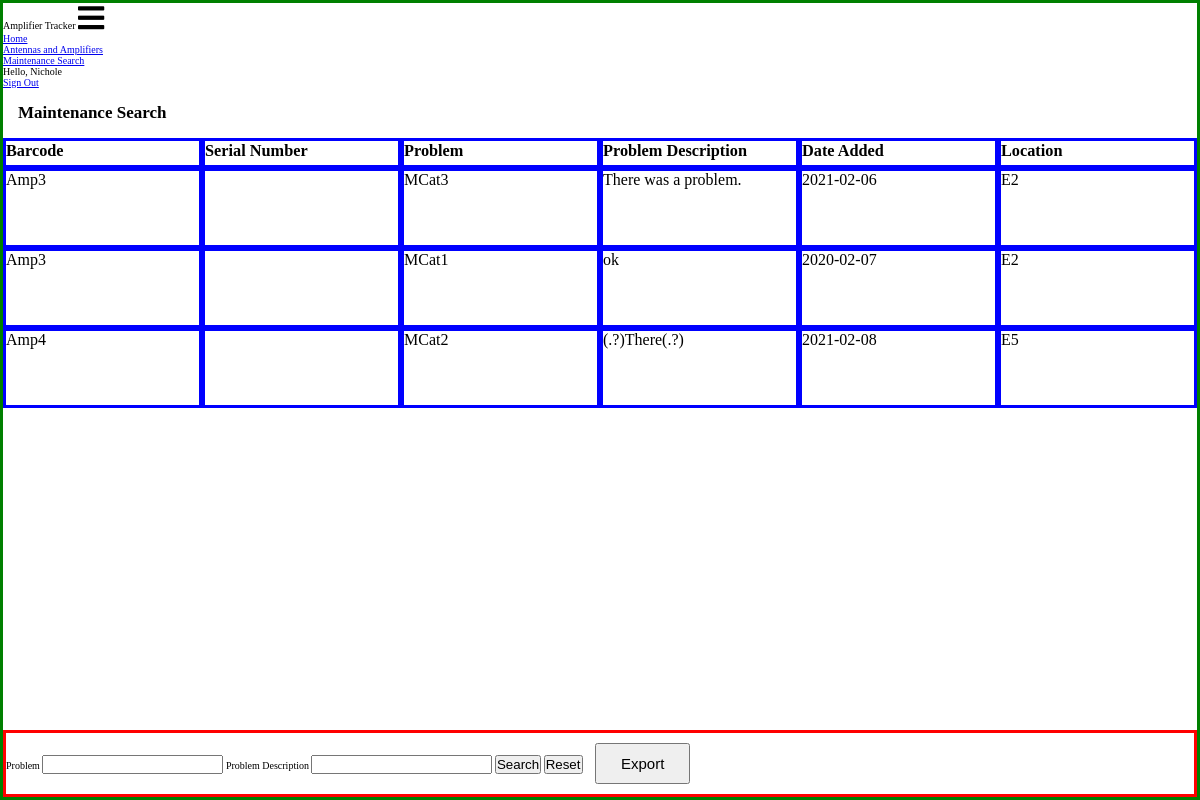
The page /maintenance/search.php (signed in) on the database as committed earlier.
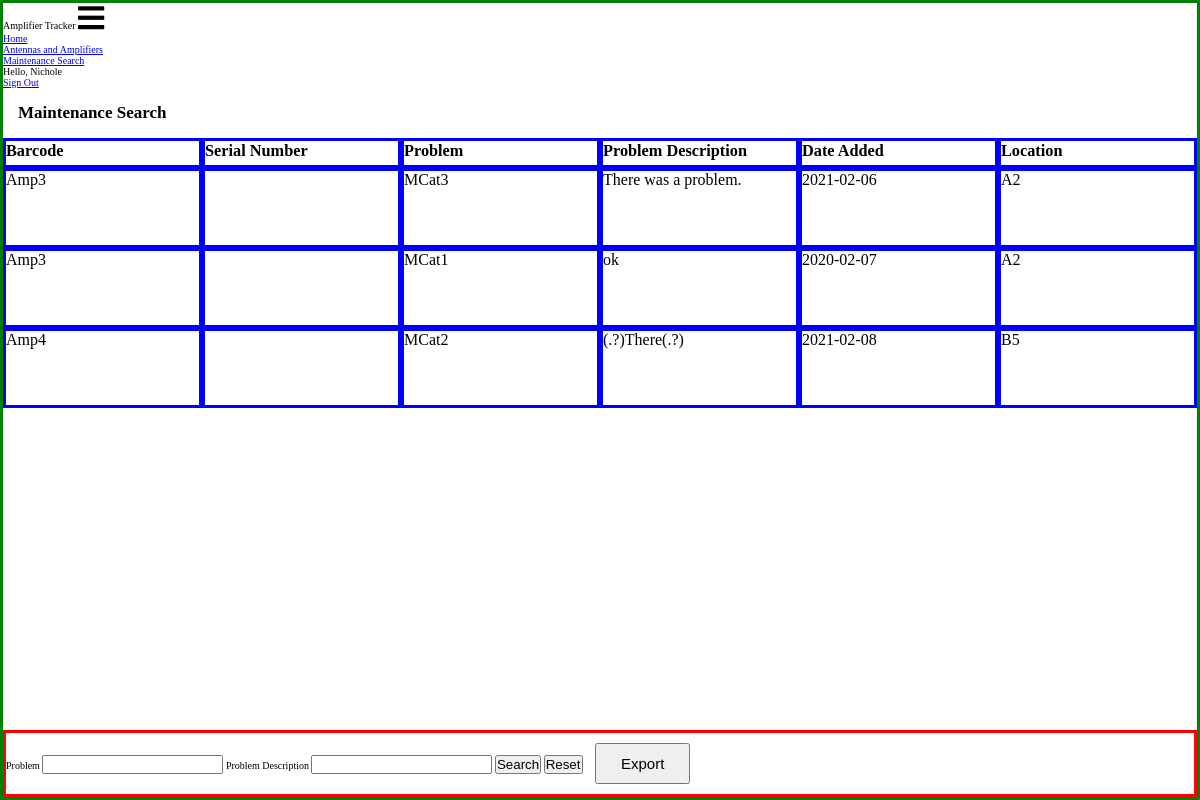
The same page on the database as committed later.
### tables this page shows
CREATE TABLE MaintenanceLog (
    LogId int NOT NULL AUTO_INCREMENT,
    Barcode varchar(6) NOT NULL,
    ProbDescription MediumText,
    DateAdded Date,
    Problem varchar(10),
    PRIMARY KEY (LogId),
    FOREIGN KEY (Problem) REFERENCES MaintenanceCategories (Problem)
);

CREATE TABLE AmpsAndAnt (
    Barcode varchar(6) NOT NULL,
    StartFrequencyRange int DEFAULT 0,
    EndFrequencyRange int DEFAULT 0,
    ModelNumber varchar(20),
    Manufacturer varchar(40),
    SerialNumber int,
    Type varchar(9) NOT NULL,
    Location varchar(6) NOT NULL,
    PRIMARY KEY (Barcode),
    FOREIGN KEY (Location) REFERENCES Location(Location),
    FOREIGN KEY (Type) REFERENCES EquipType(Type)
);

### database-connector.php (called while the page is built, shortened)
<?php
    class DatabaseConnector {
        private $con;
        function getCon() {
            return $this->con;
        }
        function connect() {
            $this->con = mysqli_connect(self::HOST, self::USERNAME, self::PASSWORD, self::DATABASE);
            return mysqli_connect_errno() ? "Unable to access resources. Please try again later." : "";
        }
    }
?>

### maintenance/search-util.php (the view, shortened to what this page needs)
<?php
    require_once dirname(__DIR__)."/database-connector.php";
    function getAllMaintenance() {
        if ($_SERVER["REQUEST_METHOD"] == "GET") {
            $db = new DatabaseConnector();
            $result = $db->connect();
            if ($result === "") {
                $query = "SELECT * FROM MaintenanceLog LEFT JOIN AmpsAndAnt ON MaintenanceLog.Barcode = AmpsAndAnt.Barcode";
                if ($result = $db->getCon()->query($query)) {
                    while($row = $result->fetch_assoc()) {
                        echo "<div class=\"grid-item\">{$row["Barcode"]}</div>";
                        echo "<div class=\"grid-item\">{$row["SerialNumber"]}</div>";
                        echo "<div class=\"grid-item\">{$row["Problem"]}</div>";
                        echo "<div class=\"grid-item\">{$row["ProbDescription"]}</div>";
                        echo "<div class=\"grid-item\">{$row["DateAdded"]}</div>";
                        echo "<div class=\"grid-item\">{$row["Location"]}</div>";
                    }
                }
                else {
                    echo $db->getCon()->error;
                }
            }
        }
    }
?>

### maintenance/search.php (shortened to what this page needs)
<!DOCTYPE html>
<html lang="en">
<head>
    <link rel="stylesheet" href="https://cdnjs.cloudflare.com/ajax/libs/font-awesome/5.13.0/css/all.min.css">
    <link rel="stylesheet" href="../css/main.css">
    <link rel="stylesheet" href="../css/maintenance/search.css">
</head>
<body>
    <div class="page-container">
        <?php
            require_once '../header.php';
            require_once 'search-util.php';
        ?>
        <section>
            <h2>Maintenance Search</h2>
        </section>
            <div class="record-title-grid">
                    <div class="grid-item"><h3>Barcode</h3></div>
                    <div class="grid-item"><h3>Serial Number</h3></div>
                    <div class="grid-item"><h3>Problem</h3></div>
                    <div class="grid-item"><h3>Problem Description</h3></div>
                    <div class="grid-item"><h3>Date Added</h3></div>
                    <div class="grid-item"><h3>Location</h3></div>
            </div>
            <div class="record-grid-container">
                <?php getAllMaintenance(); ?>
            </div>
            <footer>
                <form method="POST" action="search-handler.php">
                    <label for="prob">Problem</label>
                    <input type="text" name="prob">
                    <label for="prob-descrip">Problem Description</label>
                    <input type="text" name="prob-descrip">
                    <input type="submit" name="search-btn" value="Search">
                    <input type="submit" name="reset-btn" value="Reset">
                    <button>Export</button>
                </form>
            </footer>
    </div>
</body>
</html>

### header.php (shortened to what this page needs)
<?php
    function userWelcome() {
        if (isset($_SESSION) && isset($_SESSION["name"])) {
            return "Hello, ".$_SESSION["name"];
        }
        return "";
    }
    function showWelcome() {
        return "";
    }
?>
<nav>
    <div class="logo-holder">
        <span class="logo">Amplifier Tracker</span>
        <span class="toggle drop-down"><i class="fa fa-bars fa-3x"></i></span>
    </div>
    <ul class="nav_bar_list">
        <li class="item"><a href="/index.php">Home</a></li>
        <li class="item<?=showWelcome();?>"><a href="/amps-ants.php">Antennas and Amplifiers</a></li>
        <li class="item<?=showWelcome();?>"><a href="/maintenance/search.php">Maintenance Search</a></li>
        <li class="item has_submenu dropdown<?=showWelcome() ?>">
            <span><?=userWelcome()?></span>
            <ul class="submenu">
                <li class="subitem" id="logOutBtn"><a href="#">Sign Out</a></li>
            </ul>
        </li>
    </ul>
</nav>

### css/main.css (style rules this page uses)
:root { --clr-dark: #333; --clr-dark-grey: #2D2D2D; --ff-accent: 'Merriweather Sans', sans-serif; --ff-primary: 'Merriweather', serif; --ff-title: "Patua One", serif; --clr-orange: #ff9245; --clr-med-orange: #eb8136; }
html { font-size: 62.5%; }
* { margin: 0; padding: 0; box-sizing: border-box; }

### css/maintenance/search.css (style rules this page uses)
.page-container { border: solid; border-color: green; height: 100vh; margin: 0; display: grid; grid-template-rows: auto auto auto 1fr auto; }
footer { border: solid; border-color: red; }
footer button { margin: 10px; padding: 10px 24px; font-size: 1.5rem; }
.record-title-grid { display: grid; grid-template-columns: repeat(6, 1fr); grid-template-rows: minmax(30px, max-content); overflow-y: scroll; }
.record-grid-container { display: grid; grid-template-columns: repeat(6, 1fr); grid-auto-rows: minmax(80px, max-content); overflow-y: scroll; }
.grid-item { border: solid; border-color: blue; font-size: 1.6rem; }
h2 { margin: 15px; font-size: 1.7rem; }
h3 { font-size: 1.63rem; }

Rows that differ between the two databases and show on the page:
changed through a linked row, maintenancelog "MCat3": ampsandant.Location "E2" → "A2"
changed through a linked row, maintenancelog "MCat1": ampsandant.Location "E2" → "A2"
changed through a linked row, maintenancelog "MCat2": ampsandant.Location "E5" → "B5"
